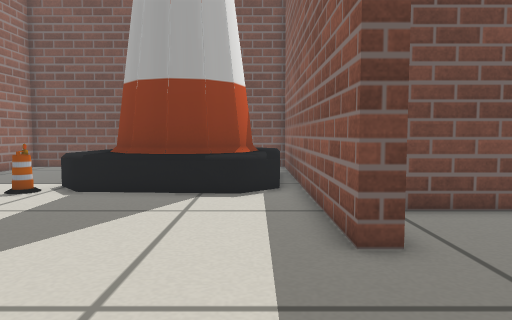
view 1 (above)

17 first-person views from a walk through a robot-simulator world made for Gazebo. The camera is 0.37 m above the floor, tilts 4° down and sees 70° across. The floor is counted in squares, 0.2 m on a side. Each view is taken from the middle of a square. On the plan, view 1 faces up. The plan holds only what a view shows up to about 18 squares ahead; the rest is blank.

view 2
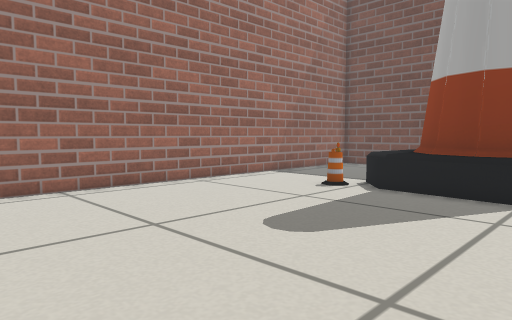

view 3
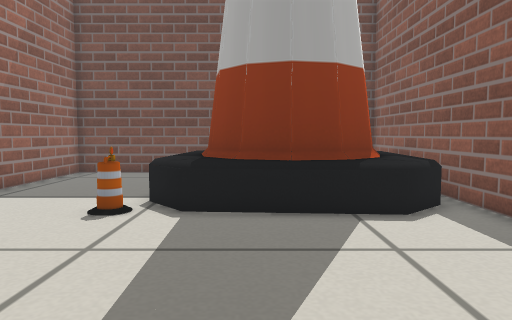

view 4
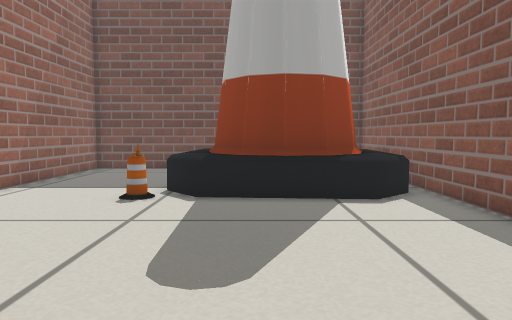

view 5
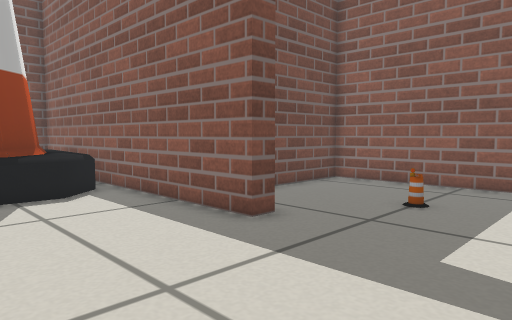

view 6
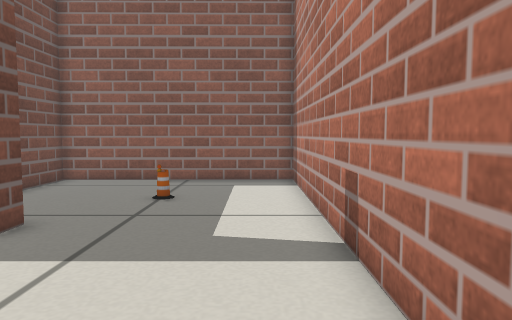

view 7
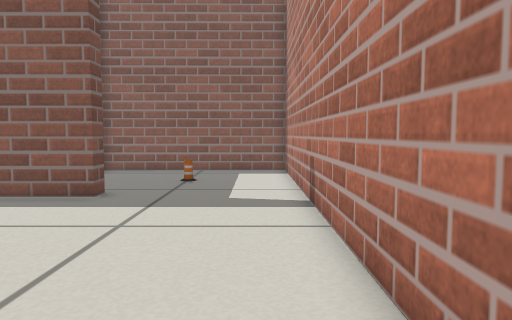

view 8
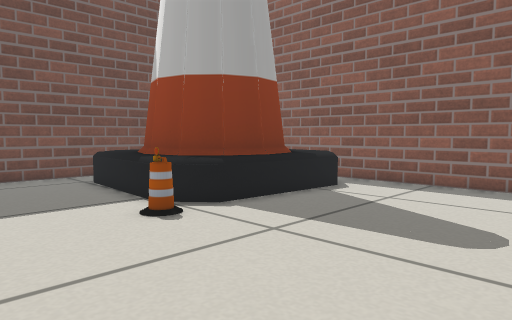

view 9
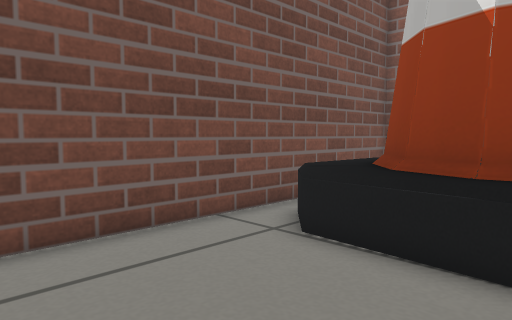

view 10
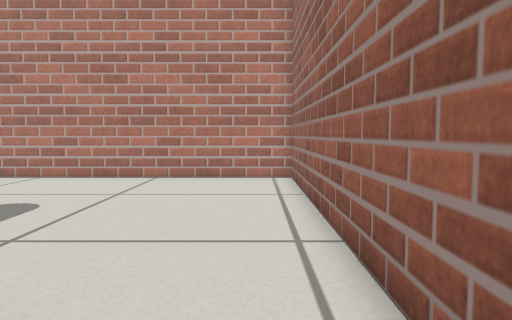

view 11
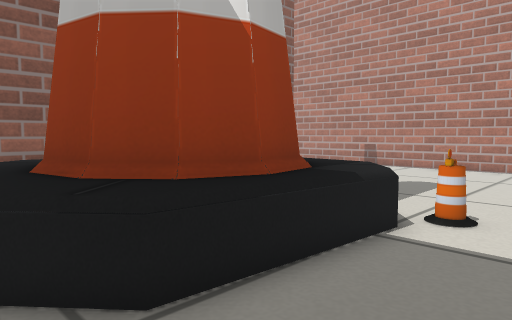

view 12
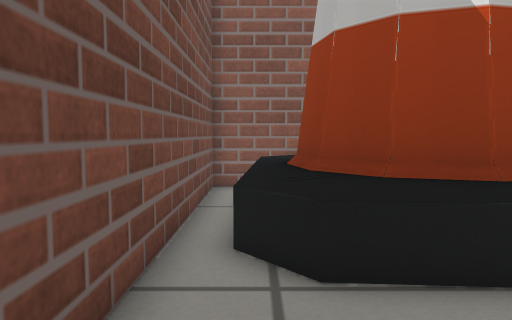

view 13
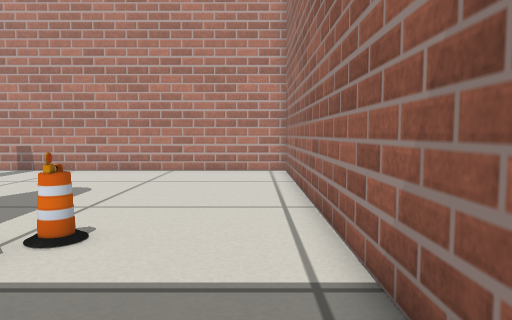

view 14
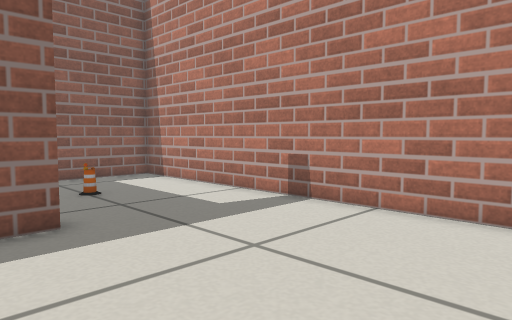

view 15
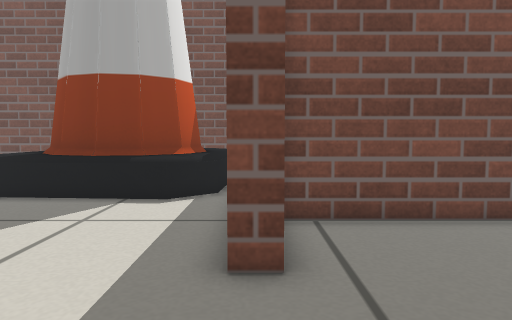

view 16
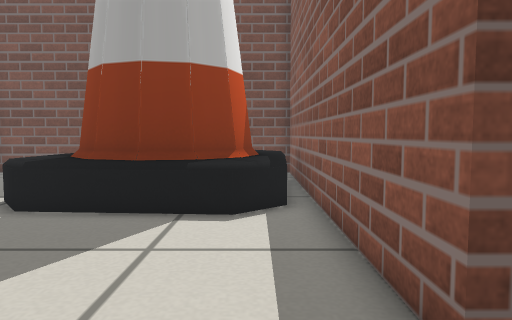

view 17
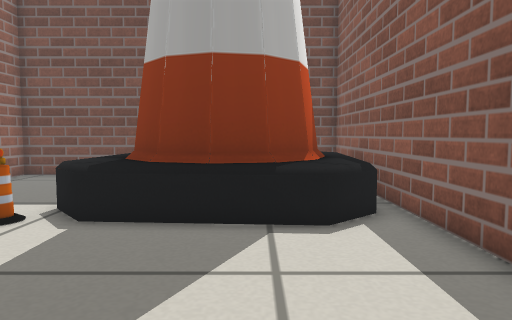

### Floor plan
Ten units are one square. View 1 is at (0, 0); x grows to the right and y downward. Boxes are objects, and circles mark ways between rooms. Rooms are numbered by the first view taken in them; rooms with no view inside come last. Other rooms are left out.
<svg viewBox="-130 -210 232 220">
<path fill="none" stroke="#000" d="M25 -57 16 -57 16 -205 -125 -205 -125 5 25 5M25 5 97 5 96 -87 25 -87"/>
<rect x="-85" y="-125" width="20" height="10" fill="#bbb"><title>barrel</title></rect>
<rect x="-75" y="-195" width="90" height="90" fill="#bbb"><title>cone</title></rect>
<rect x="55" y="-45" width="10" height="10" fill="#bbb"><title>barrel</title></rect>
<circle cx="20" cy="-25" r="3" fill="#2a7"/>
<text x="-60" y="-90">1</text>
<text x="60" y="-40">2</text>
</svg>
Room 1 opens to room 2.

Where each view was taken, in squares from view 1:
view 1: 0 up, 0 right, facing up
view 2: 0 up, 0 right, facing up-left
view 3: 3 up, 4 left, facing up
view 4: 1 up, 4 left, facing up
view 5: 0 up, 4 left, facing up-right
view 6: 1 up, 5 left, facing right
view 7: 1 up, 9 left, facing right
view 8: 4 up, 12 left, facing up-right
view 9: 14 up, 12 left, facing up-right
view 10: 15 up, 11 left, facing down
view 11: 20 up, 10 left, facing down-right
view 12: 19 up, 11 left, facing right
view 13: 18 up, 11 left, facing down
view 14: 8 up, 6 left, facing down-right
view 15: 1 up, 2 right, facing up
view 16: 3 up, 0 right, facing up
view 17: 4 up, 2 left, facing up
